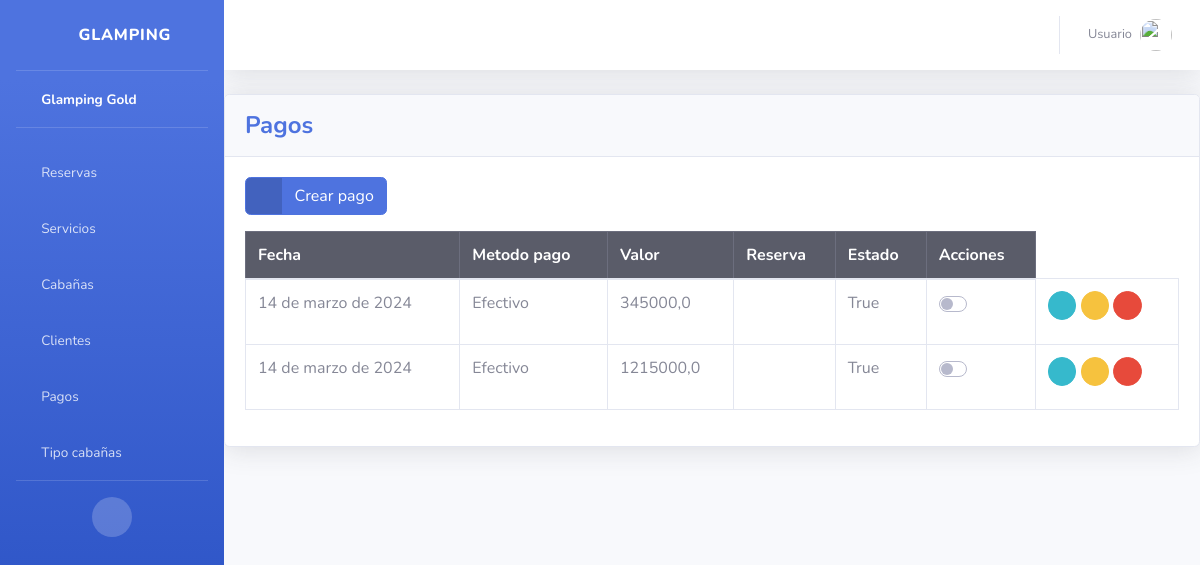
Screenshot of /pagos/ (signed in) with the database file from the repository.
### pagos/models.py (models this page shows, shortened)
class Pago(models.Model):
    metodo_pago = models.CharField(max_length=255)
    fecha = models.DateField()
    valor = models.FloatField(max_length=50)
    reserva = models.ForeignKey('reservas.Reserva', on_delete=models.DO_NOTHING)
    estado = models.BooleanField(default=True)

### pagos/views.py (the view)
# urls.py: path('pagos/', include('pagos.urls')),
def pagos(request):
    pagos_list = Pago.objects.all()
    return render(request, 'pagos/index.html', {'pagos_list': pagos_list})

### templates/pagos/index.html (shortened to what this page needs)
{% extends 'base.html' %}
{% block content %}
<div class="card shadow mb-4">
    <div class="card-header py-3">
        <h4 class="m-0 font-weight-bold text-primary">Pagos</h4>
    </div>
    <div class="card-body">
        <div class="table-responsive">
            <a href=" {% url 'create_pagos'  %} " class="btn btn-primary btn-icon-split mb-3">
                <span class="icon text-white-50">
                    <i class="fas fa-plus"></i>
                </span>
                <span class="text">Crear pago</span>
            </a>
            <table class="table table-bordered" id="dataTable" width="100%" cellspacing="0">
                <thead class="table-dark">
                    <tr>
                        <th>Fecha</th>
                        <th>Metodo pago</th>
                        <th>Valor</th>
                        <th>Reserva</th>
                        <th>Estado</th>
                        <th>Acciones</th>
                    </tr>
                </thead>
                <tbody>
                    {% for pago in pagos_list %}
                    <tr>
                    <td>{{ pago.fecha }}</td>
                    <td>{{ pago.metodo_pago }}</td>
                    <td>{{ pago.valor }}</td>
                    <td>{{ pago.reservas }}</td>
                    <td>{{ pago.estado}}</td>
                    <td>
                        <form action="{% url 'pago_status' pago.id %}" method="POST">
                            <div class="custom-control custom-switch">
                            </div>
                        </form>
                    </td>
                    <td>
                        <a href="" class="btn btn-info btn-circle btn-sm" data-bs-toggle="modal" data-bs-target="#modalId" data-pago-id="{{ pago.id }}">
                            <i class="fas fa-info-circle"></i>
                        </a>
                        <a href="{% url 'pago_reserva' pago.id %}" class="btn btn-warning btn-circle btn-sm">
                            <i class="fas fa-edit"></i>
                        </a>
                        <a href="{% url 'delete_pago' pago.id %}" class="deleteBtn btn btn-danger btn-circle btn-sm">
                            <i class="fas fa-trash"></i>
                        </a>
                    </tr>
                    {% endfor %}
                </tbody>
            </table>
        </div>
    </div>
</div>
{%endblock%}

### rows the page displays
Pago: fecha "14 de marzo de 2024", metodo_pago "Efectivo", valor "345000,0", estado "True"
Pago: fecha "14 de marzo de 2024", metodo_pago "Efectivo", valor "1215000,0", estado "True"
